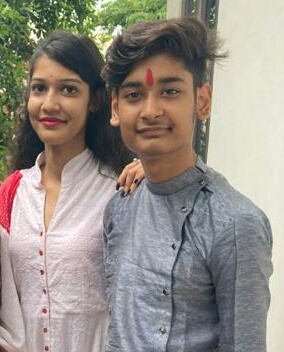
#> input picture IP/one.JPG, 284 x 352 px, found by its file name
$ python 20_object_track_using_color.py
#> lines starting #> are read from the running program, lines starting #| are printed output that depends on the picture; after the words box and inside, x2 and y2 are one past the last pixel; in counts of white or black regions, pixels touching at a corner belong together
#HSV -  Hue saturation value
#Hsv is use to separate image information on the basis of color luminous or intensity.
#We use Hsv where we perform operation on the basis of color.
#HSV related to hexaon color model
# H - hue - use to select color from 360 portion
#saturation is amount of color  which is selected in hue.(color shades)[intensity]
#V  -  value which is brightness of the color.

import cv2
import numpy as np

frame = cv2.imread('one.jpg')#take color balls images for better understanding
#> frame is the input picture: shape (352, 284, 3); mean B, G, R 134.7, 142.5, 149.4
while True:

    hsv = cv2.cvtColor(frame, cv2.COLOR_BGR2HSV)#convert to hsv image
#> hsv: shape (352, 284, 3); mean H, S, V 64.8, 46, 155.5


    l_v = np.array([110,50,50])#take this color from color picker,this is lower color value
    u_v = np.array([130,235,225])#higher value

    #Creating Mask
    mask = cv2.inRange(hsv, l_v, u_v)
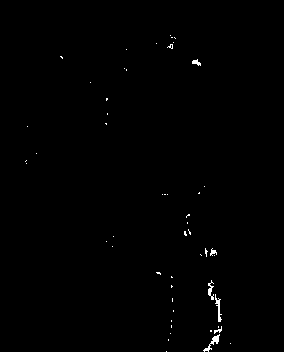
#> mask: shape (352, 284); 0.45% white in thin lines or dots, all inside (x1, y1, x2, y2) = (25, 35, 231, 352)
    #filter mask with image
    res = cv2.bitwise_and(frame, frame, mask=mask)
    cv2.imshow("frame", frame)
    cv2.imshow("mask", mask)
    cv2.imshow("res", res)
    key = cv2.waitKey(1)
#> (key Esc is pressed here)
    if key == 27:
        break
cv2.destroyAllWindows()
"""

frame = cv2.imread('H:\\Data\\color_balls.jpg')
frame = cv2.resize(frame,(600,400))
#Binding Color Trackbars with image
def nothing(x):
    pass

cv2.namedWindow("Color Adjustments")
cv2.createTrackbar("Lower_H", "Color Adjustments", 0, 255, nothing)
cv2.createTrackbar("Lower_S", "Color Adjustments", 0, 255, nothing)
cv2.createTrackbar("Lower_V", "Color Adjustments", 0, 255, nothing)
cv2.createTrackbar("Upper_H", "Color Adjustments", 255, 255, nothing)
cv2.createTrackbar("Upper_S", "Color Adjustments", 255, 255, nothing)
cv2.createTrackbar("Upper_V", "Color Adjustments", 255, 255, nothing)


while True:


    hsv = cv2.cvtColor(frame, cv2.COLOR_BGR2HSV)

    l_h = cv2.getTrackbarPos("Lower_H", "Color Adjustments")
    l_s = cv2.getTrackbarPos("Lower_S", "Color Adjustments")
    l_v = cv2.getTrackbarPos("Lower_V", "Color Adjustments")

    u_h = cv2.getTrackbarPos("Upper_H", "Color Adjustments")
    u_s = cv2.getTrackbarPos("Upper_S", "Color Adjustments")
    u_v = cv2.getTrackbarPos("Upper_V", "Color Adjustments")

    lower_bound = np.array([l_h, l_s, l_v])
    upper_bound = np.array([u_h, u_s, u_v])

    #Creating Mask
    mask = cv2.inRange(hsv, lower_bound, upper_bound)
    #filter mask with image
    res = cv2.bitwise_and(frame, frame, mask=mask)

    cv2.imshow("frame", frame)
    cv2.imshow("mask", mask)
    cv2.imshow("res", res)

    key = cv2.waitKey(1)
    if key == 27:
        break

cv2.destroyAllWindows()"""
